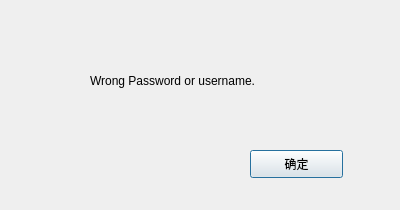
<?xml version="1.0" encoding="UTF-8"?>
<ui version="4.0">
 <class>Dialog</class>
 <widget class="QDialog" name="Dialog">
  <property name="geometry">
   <rect>
    <x>0</x>
    <y>0</y>
    <width>400</width>
    <height>210</height>
   </rect>
  </property>
  <property name="windowTitle">
   <string>Dialog</string>
  </property>
  <widget class="QLabel" name="label">
   <property name="geometry">
    <rect>
     <x>90</x>
     <y>60</y>
     <width>241</width>
     <height>41</height>
    </rect>
   </property>
   <property name="text">
    <string>Wrong Password or username.</string>
   </property>
  </widget>
  <widget class="QPushButton" name="Con">
   <property name="geometry">
    <rect>
     <x>250</x>
     <y>150</y>
     <width>93</width>
     <height>28</height>
    </rect>
   </property>
   <property name="text">
    <string>确定</string>
   </property>
  </widget>
 </widget>
 <resources/>
 <connections/>
</ui>
